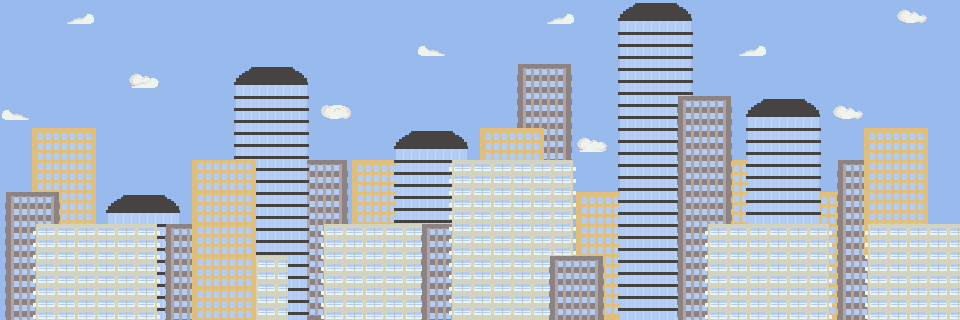

Tiled map render using the project's own tile images. Description and the map definition, with tile-layer contents summarised, below:
An orthogonal 30x10 tile map with 32x32 px tiles, 10 tile layers (Sky, Tile Layer 3, Tile Layer 6, Tile Layer 7, ...).

<map version="1.0" orientation="orthogonal" width="30" height="10" tilewidth="32" tileheight="32">
 <tileset firstgid="1" name="Buildings1" tilewidth="32" tileheight="32">
  <image source="building1.png" width="288" height="224" />
 </tileset>
 <layer name="Sky" width="30" height="10">
  <data>[300 cells, 300 non-empty, 1 distinct tile ids]</data>
 </layer>
 <layer name="Tile Layer 3" width="30" height="10">
  <data>[300 cells, 53 non-empty, 19 distinct tile ids]</data>
 </layer>
 <layer name="Tile Layer 6" width="30" height="10">
  <data>[300 cells, 10 non-empty, 10 distinct tile ids]</data>
 </layer>
 <layer name="Tile Layer 7" width="30" height="10">
  <data>[300 cells, 89 non-empty, 12 distinct tile ids]</data>
 </layer>
 <layer name="Tile Layer 2" width="30" height="10">
  <data>[300 cells, 63 non-empty, 11 distinct tile ids]</data>
 </layer>
 <layer name="Tile Layer 4" width="30" height="10">
  <data>[300 cells, 26 non-empty, 8 distinct tile ids]</data>
 </layer>
 <layer name="Tile Layer 5" width="30" height="10">
  <data>[300 cells, 53 non-empty, 12 distinct tile ids]</data>
 </layer>
 <layer name="Tile Layer 8" width="30" height="10">
  <data>[300 cells, 3 non-empty, 1 distinct tile ids]</data>
 </layer>
 <layer name="Tile Layer 9" width="30" height="10">
  <data>[300 cells, 7 non-empty, 2 distinct tile ids]</data>
 </layer>
 <layer name="Tile Layer 10" width="30" height="10">
  <data>[300 cells, 7 non-empty, 6 distinct tile ids]</data>
 </layer>
</map>